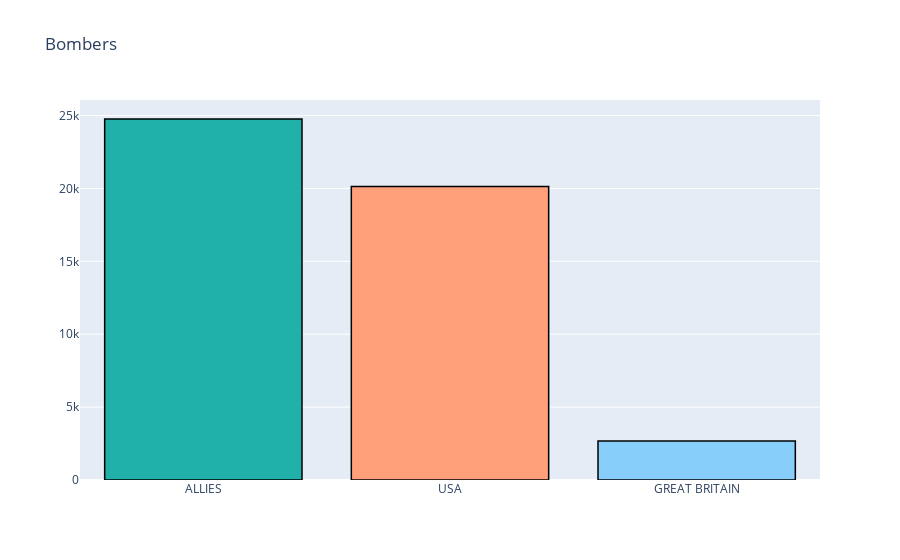

This figure's notebook cell:
### Code cell
data = df_map['Country'].value_counts()
data = [go.Bar(
            x=data.index,
            y=data.values,
            hoverinfo = 'text',
            marker = dict(color = ['LightSeaGreen', 'LightSalmon', 'LightSkyBlue'],
                             line=dict(color='rgb(0,0,0)',width=1.5)),
    )]

layout = dict(
    title = 'Bombers',
)
fig = go.Figure(data=data, layout=layout)
iplot(fig)

### Figure 1 — Plotly figure (JSON) as saved in the notebook; plotly's stock layout.template omitted (floating-point values rounded to 4 significant figures)
{"data": [{"hoverinfo": "text", "marker": {"color": ["LightSeaGreen", "LightSalmon", "LightSkyBlue"], "line": {"color": "rgb(0,0,0)", "width": 1.5}}, "type": "bar", "x": ["ALLIES", "USA", "GREAT BRITAIN"], "y": [24765, 20126, 2678]}], "layout": {"title": {"text": "Bombers"}}}
